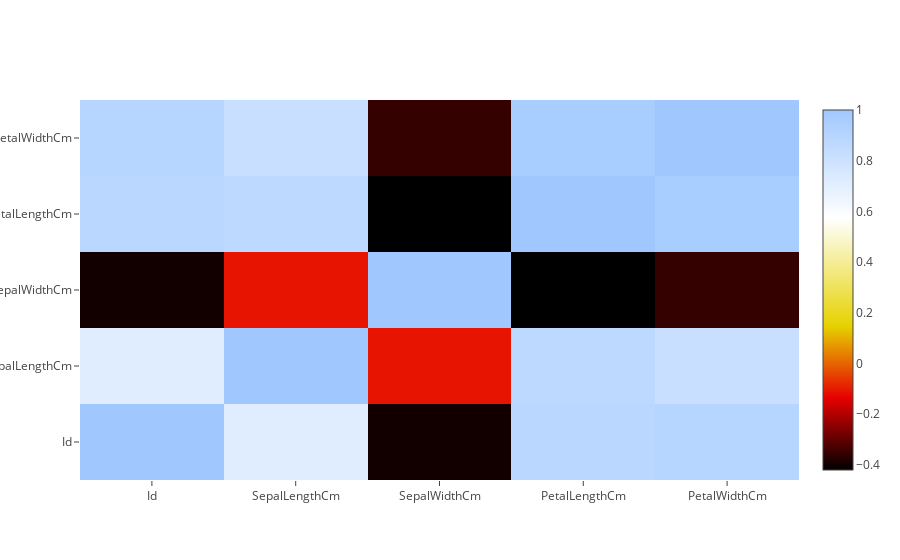

This figure's notebook cell:
### Markdown cell above
Corelation between features, They seem pretty independent.

### Code cell
corelation = df.corr()
data = [go.Heatmap(z = np.array(corelation.values),
                   x = np.array(corelation.columns),
                   y = np.array(corelation.columns),
                     colorscale='Blackbody',)
          ]
py.iplot(data)

### Figure 1 — Plotly figure (JSON) as saved in the notebook; plotly's stock layout.template omitted (floating-point values rounded to 4 significant figures)
{"data": [{"colorscale": "Blackbody", "x": ["Id", "SepalLengthCm", "SepalWidthCm", "PetalLengthCm", "PetalWidthCm"], "y": ["Id", "SepalLengthCm", "SepalWidthCm", "PetalLengthCm", "PetalWidthCm"], "z": [[1, 0.7167, -0.3977, 0.8827, 0.8998], [0.7167, 1, -0.1094, 0.8718, 0.818], [-0.3977, -0.1094, 1, -0.4205, -0.3565], [0.8827, 0.8718, -0.4205, 1, 0.9628], [0.8998, 0.818, -0.3565, 0.9628, 1]], "type": "heatmap", "uid": "6f8241d2-c2fc-11e8-94b0-0242ac130002"}], "layout": {}}
